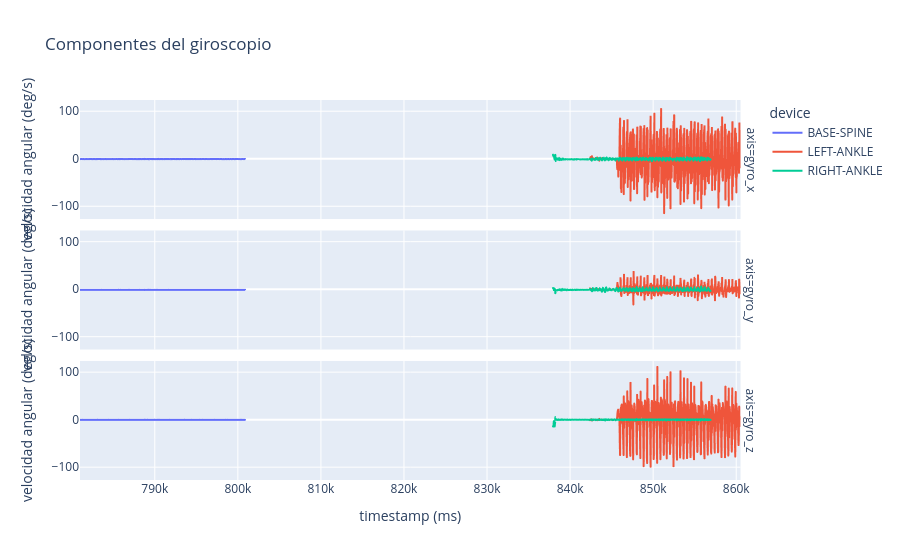

Notebook code cell kept with this figure:
### Code cell
# Componentes individuales del giroscopio
gyro_long = imu_df.melt(
    id_vars=["device", "timestamp"],
    value_vars=["gyro_x", "gyro_y", "gyro_z"],
    var_name="axis",
    value_name="gyro"
)
fig_gyro_axis = px.line(
    gyro_long,
    x="timestamp",
    y="gyro",
    color="device",
    facet_row="axis",
    title="Componentes del giroscopio",
    labels={"gyro": "velocidad angular (deg/s)", "timestamp": "timestamp (ms)"},
)
fig_gyro_axis.update_layout(showlegend=True)
fig_gyro_axis

### Figure 1 — Plotly figure (JSON) as saved in the notebook; plotly's stock layout.template omitted (floating-point values rounded to 4 significant figures; data arrays with more than 128 entries replaced by an {"elided": "..."} marker saying what was removed)
{"data": [{"hovertemplate": "device=BASE-SPINE<br>axis=gyro_x<br>timestamp (ms)=%{x}<br>velocidad angular (deg/s)=%{y}<extra></extra>", "legendgroup": "BASE-SPINE", "line": {"color": "#636efa", "dash": "solid"}, "marker": {"symbol": "circle"}, "mode": "lines", "name": "BASE-SPINE", "showlegend": true, "type": "scattergl", "x": {"elided": "756 int values"}, "xaxis": "x3", "y": {"elided": "756 float values"}, "yaxis": "y3"}, {"hovertemplate": "device=BASE-SPINE<br>axis=gyro_y<br>timestamp (ms)=%{x}<br>velocidad angular (deg/s)=%{y}<extra></extra>", "legendgroup": "BASE-SPINE", "line": {"color": "#636efa", "dash": "solid"}, "marker": {"symbol": "circle"}, "mode": "lines", "name": "BASE-SPINE", "showlegend": false, "type": "scattergl", "x": {"elided": "756 int values"}, "xaxis": "x2", "y": {"elided": "756 float values"}, "yaxis": "y2"}, {"hovertemplate": "device=BASE-SPINE<br>axis=gyro_z<br>timestamp (ms)=%{x}<br>velocidad angular (deg/s)=%{y}<extra></extra>", "legendgroup": "BASE-SPINE", "line": {"color": "#636efa", "dash": "solid"}, "marker": {"symbol": "circle"}, "mode": "lines", "name": "BASE-SPINE", "showlegend": false, "type": "scattergl", "x": {"elided": "756 int values"}, "xaxis": "x", "y": {"elided": "756 float values"}, "yaxis": "y"}, {"hovertemplate": "device=LEFT-ANKLE<br>axis=gyro_x<br>timestamp (ms)=%{x}<br>velocidad angular (deg/s)=%{y}<extra></extra>", "legendgroup": "LEFT-ANKLE", "line": {"color": "#EF553B", "dash": "solid"}, "marker": {"symbol": "circle"}, "mode": "lines", "name": "LEFT-ANKLE", "showlegend": true, "type": "scattergl", "x": {"elided": "691 int values"}, "xaxis": "x3", "y": {"elided": "691 float values"}, "yaxis": "y3"}, {"hovertemplate": "device=LEFT-ANKLE<br>axis=gyro_y<br>timestamp (ms)=%{x}<br>velocidad angular (deg/s)=%{y}<extra></extra>", "legendgroup": "LEFT-ANKLE", "line": {"color": "#EF553B", "dash": "solid"}, "marker": {"symbol": "circle"}, "mode": "lines", "name": "LEFT-ANKLE", "showlegend": false, "type": "scattergl", "x": {"elided": "691 int values"}, "xaxis": "x2", "y": {"elided": "691 float values"}, "yaxis": "y2"}, {"hovertemplate": "device=LEFT-ANKLE<br>axis=gyro_z<br>timestamp (ms)=%{x}<br>velocidad angular (deg/s)=%{y}<extra></extra>", "legendgroup": "LEFT-ANKLE", "line": {"color": "#EF553B", "dash": "solid"}, "marker": {"symbol": "circle"}, "mode": "lines", "name": "LEFT-ANKLE", "showlegend": false, "type": "scattergl", "x": {"elided": "691 int values"}, "xaxis": "x", "y": {"elided": "691 float values"}, "yaxis": "y"}, {"hovertemplate": "device=RIGHT-ANKLE<br>axis=gyro_x<br>timestamp (ms)=%{x}<br>velocidad angular (deg/s)=%{y}<extra></extra>", "legendgroup": "RIGHT-ANKLE", "line": {"color": "#00cc96", "dash": "solid"}, "marker": {"symbol": "circle"}, "mode": "lines", "name": "RIGHT-ANKLE", "showlegend": true, "type": "scattergl", "x": {"elided": "653 int values"}, "xaxis": "x3", "y": {"elided": "653 float values"}, "yaxis": "y3"}, {"hovertemplate": "device=RIGHT-ANKLE<br>axis=gyro_y<br>timestamp (ms)=%{x}<br>velocidad angular (deg/s)=%{y}<extra></extra>", "legendgroup": "RIGHT-ANKLE", "line": {"color": "#00cc96", "dash": "solid"}, "marker": {"symbol": "circle"}, "mode": "lines", "name": "RIGHT-ANKLE", "showlegend": false, "type": "scattergl", "x": {"elided": "653 int values"}, "xaxis": "x2", "y": {"elided": "653 float values"}, "yaxis": "y2"}, {"hovertemplate": "device=RIGHT-ANKLE<br>axis=gyro_z<br>timestamp (ms)=%{x}<br>velocidad angular (deg/s)=%{y}<extra></extra>", "legendgroup": "RIGHT-ANKLE", "line": {"color": "#00cc96", "dash": "solid"}, "marker": {"symbol": "circle"}, "mode": "lines", "name": "RIGHT-ANKLE", "showlegend": false, "type": "scattergl", "x": {"elided": "653 int values"}, "xaxis": "x", "y": {"elided": "653 float values"}, "yaxis": "y"}], "layout": {"annotations": [{"font": {}, "showarrow": false, "text": "axis=gyro_z", "textangle": 90, "x": 0.98, "xanchor": "left", "xref": "paper", "y": 0.1567, "yanchor": "middle", "yref": "paper"}, {"font": {}, "showarrow": false, "text": "axis=gyro_y", "textangle": 90, "x": 0.98, "xanchor": "left", "xref": "paper", "y": 0.5, "yanchor": "middle", "yref": "paper"}, {"font": {}, "showarrow": false, "text": "axis=gyro_x", "textangle": 90, "x": 0.98, "xanchor": "left", "xref": "paper", "y": 0.8433, "yanchor": "middle", "yref": "paper"}], "legend": {"title": {"text": "device"}, "tracegroupgap": 0}, "showlegend": true, "title": {"text": "Componentes del giroscopio"}, "xaxis": {"anchor": "y", "domain": [0, 0.98], "title": {"text": "timestamp (ms)"}}, "xaxis2": {"anchor": "y2", "domain": [0, 0.98], "matches": "x", "showticklabels": false}, "xaxis3": {"anchor": "y3", "domain": [0, 0.98], "matches": "x", "showticklabels": false}, "yaxis": {"anchor": "x", "domain": [0, 0.3133], "title": {"text": "velocidad angular (deg/s)"}}, "yaxis2": {"anchor": "x2", "domain": [0.3433, 0.6567], "matches": "y", "title": {"text": "velocidad angular (deg/s)"}}, "yaxis3": {"anchor": "x3", "domain": [0.6867, 1.0], "matches": "y", "title": {"text": "velocidad angular (deg/s)"}}}}
